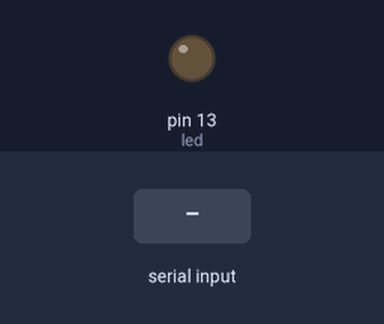
The sketch below on a simulated Arduino Uno, built with avr-gcc and run on an emulated ATmega328P. Shown: output pins drawn as LEDs (lit = HIGH). Dashed ring = blinking. The test bench sets the inputs (shaded band). What the sketch prints to the serial monitor is not drawn.

Above: at 2.2 s.
2.3 s: "69;" received over Serial
At 2.6 s:
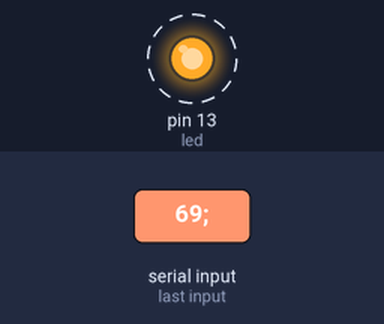
Timing chart, 0 to 6.3 s (numbered marks = the images above; inputs shaded):
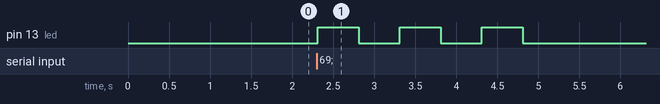

Measured:
- after the input at 2.3 s, pin 13 (led): alternates HIGH for 0.50 s and LOW for 0.50 s, 6 changes in all, then stays LOW, starting at once

The sketch:

arduino_file_toRead.ino
```cpp
int button = 2;
int led = 13;
float bright;


void setup() {
  Serial.begin(9600);     // opens serial port, sets data rate to 9600 bps
  pinMode(led, OUTPUT);
  pinMode(button, INPUT_PULLUP);

  //digitalWrite(led, 255);
  //delay(1000);
  //digitalWrite(led, 0);
  delay(1000);
}

void loop() {
  // send data only when you receive data:
  String input;
  digitalWrite(led, LOW);
  if(Serial.available() > 0) {
    input = Serial.readStringUntil(';');
    if(input.toInt() == 69) {
      for(int i=0; i<3; i++) {
        digitalWrite(led, HIGH);
        delay(500);
        digitalWrite(led, LOW);
        delay(500);
      }
      Serial.println("received");
    }
    else {
      digitalWrite(led, LOW);
    }
  }
  Serial.println("Didn't receive");
  //if(digitalRead(button) == LOW) {
  //  digitalWrite(led, HIGH);
  //  Serial.println("Pressed");
  //}
  //else { digitalWrite(led, LOW); }

  delay(20);
}

void blinkLED(int numberOfTimes) {
  for (int i = 0; i < numberOfTimes; i++) {
    analogWrite(led, 255);
    delay(100);
    analogWrite(led, 0);
    delay(100);
  }
}
```
